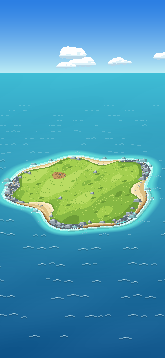
#> input picture island/pixel/backgrounds/home-1.png, 165 x 358 px; its folder holds 4 pictures in this run
$ python zones.py
#> lines starting #> are read from the running program, lines starting #| are printed output that depends on the picture
### island/pixel/ocean.py
#!/usr/bin/env python3
"""
Home background as pixel art: sky, clouds, sea, island, beach, shallows, foam.

Third pass. After Jannis' feedback the sea was rebuilt (smooth gradient instead
of colour bands, waves as shapes in loose groups, cumulus clouds), and the
island got what it was missing:
- a visible edge at the front, so the land has thickness instead of looking like
  a sticker,
- a meadow with large patches and fine speckle instead of one flat green,
- rocks on the grass, pebbles and driftwood on the beach, rocks in the shallows,
- a ragged grass-to-sand line instead of a clean curve.

The island keeps the plants' rules (island/SPRITES.md): 2:1 isometric, 16 art
pixels per metre, light from the top left, hard pixel edges, whole-number
scaling only.

Usage, from the repo root:
    python3 island/pixel/ocean.py island/pixel [stage...]
Writes island/pixel/backgrounds/home-<stage>.png (1x) and previews at 6x, with
and without plants.
"""

import json
import math
import os
import sys

from PIL import Image

# The picture is always 1320 x 2868 device pixels on the phone. A bigger island
# is drawn on a bigger art canvas and scaled up less, so objects keep their pixel
# size and the sea looks further away — the camera steps of WACHSTUM.md §15.2.
DEVICE_W, DEVICE_H = 1320, 2868
# One metre along a ground axis is 8 px right and 4 px down, so in the un-squashed
# circle the island radius counts sqrt(8² + 8²) = 11.31 px per metre. (The 16 px per
# metre in SPRITES.md are the width of the tile diamond, not the axis step.)
PX_PER_M = math.sqrt(128)
W, H = 220, 478  # set per stage in build()
HORIZON = round(H * 0.205)

# --- colours ----------------------------------------------------------------
# Lagoon palette: turquoise at the horizon, deep blue in front, and a bright
# ring of water around the island. Chosen to sit next to the plant greens
# rather than to be true to nature.
SKY_TOP = (44, 127, 227)
SKY_HORIZON = (189, 237, 245)
SEA_TOP = (63, 190, 214)      # turquoise haze at the horizon
SEA_BOTTOM = (18, 86, 140)    # deep blue closest to the viewer
LAGOON = (86, 206, 214)       # the water lights up around the island
FOAM_WHITE = (226, 252, 255)

CLOUD_LIGHT = (253, 254, 255)
CLOUD_MID = (220, 242, 250)
CLOUD_SHADE = (183, 214, 232)

SHALLOW_LIGHT = (167, 246, 236)
SHALLOW = (94, 216, 216)
FOAM = (226, 252, 255)
SAND = (243, 224, 174)
SAND_LIGHT = (250, 237, 200)
SAND_WET = (220, 192, 132)
EARTH = (199, 156, 98)        # the side of the island at the front
EARTH_DARK = (156, 117, 70)
GRASS = (163, 207, 79)
GRASS_LIGHT = (185, 220, 99)
GRASS_DARK = (134, 184, 67)
GRASS_DEEP = (109, 156, 55)
COAST = (111, 158, 55)
STONE_LIGHT = (195, 207, 214)  # cool grey, so the rocks belong to the water
STONE = (148, 163, 173)
STONE_DARK = (95, 110, 121)
DRIFTWOOD = (156, 117, 79)

# `seed` shapes the coastline. 23 is variant B, picked by Jannis on 2026-09-14:
# two separate beaches, rock everywhere else. Every stage uses it, so this is one
# island that grows, not five different ones.
#
# `rx` is the island radius in art pixels (16 px = 1 m), `d` the zoom the phone
# uses. Land area grows by about half per step. Stage 5 (24 m across, ~450 m²)
# holds the whole catalogue: the ten buildings at full size need ~77 m², the
# plants ~20 m², the roadmap objects ~13 m², and with paths and clearance that is
# roughly 200 m² of the ~290 m² of grass it has.
# The island always covers the same share of the screen: rx * d is constant
# (2 * rx * d = 1104 of 1320 device pixels, about 84 %). Growth shows in the
# camera: the further it steps back, the smaller the objects and the more room
# the island has. Stage 2 is the island Jannis approved.
STAGES = {
    1: {"d": 8, "rx": 69.0, "seed": 23},   # 12.2 m across, ~117 m² of land
    2: {"d": 6, "rx": 92.0, "seed": 23},   # 16.3 m, ~208 m²
    3: {"d": 5, "rx": 110.4, "seed": 23},  # 19.5 m, ~299 m²
    4: {"d": 4, "rx": 138.0, "seed": 23},  # 24.4 m, ~467 m²
    5: {"d": 3, "rx": 184.0, "seed": 23},  # 32.5 m, ~831 m²: holds the catalogue
}
# Beach and shallows grow with the island, so the coast keeps its proportions.
# 2026-09-14: 4.2 -> 5.2. The sand was only 0.5 to 1.7 m wide, and the beach
# objects (island/pixel/beach.py) did not fit on it without standing half in the
# grass. Widening the band is the cheaper fix than shrinking every sprite again.
# Changing this regenerates every island picture: run ocean.py --sizes, copy the
# upscaled results to assets/home/pixel-island-N.png, then zones.py and layout.py.
BEACH_AT_92 = 5.2
SHALLOW_AT_92 = 11.0


def rnd(*values):
    """Deterministic 0..1 noise, so every run draws the same picture."""
    h = 2166136261
    for value in values:
        h ^= int(value) & 0xFFFFFFFF
        h = (h * 16777619) & 0xFFFFFFFF
    h ^= h >> 13
    h = (h * 0x5BD1E995) & 0xFFFFFFFF
    h ^= h >> 15
    return h / 4294967296


def patches(x, y, seed=0):
    """Slow wobble, for meadow patches and a ragged shoreline. Roughly -1..1."""
    return (
        math.sin(x * 0.13 + y * 0.23 + seed * 1.7) * 0.5
        + math.sin(x * 0.07 - y * 0.13 + seed * 3.1) * 0.35
        + math.sin(x * 0.31 + y * 0.09 + seed * 0.9) * 0.15
    )


def lerp(a, b, t):
    t = max(0.0, min(1.0, t))
    return tuple(round(a[i] + (b[i] - a[i]) * t) for i in range(3))


def tint(color, t):
    """Towards foam white: crests and caps."""
    return lerp(color, FOAM_WHITE, t)


def shade(color, f):
    return tuple(max(0, min(255, round(c * f))) for c in color)


def sky_color(y):
    return lerp(SKY_TOP, SKY_HORIZON, (y / HORIZON) ** 1.35)


ISLAND_FOR_WATER = None  # set in build(), so the lagoon knows where the island is
SEA_SEED = 0  # set in build(): every stage gets its own waves and clouds
SWELL_PHASE = 0.0


# [13 lines left out: function sea_color, not called in this run]


# ---------------------------------------------------------------------------
# Island
# ---------------------------------------------------------------------------


class Island:
    """Organic 2:1 blob with wide bays at the front and a thin rim elsewhere."""

    def __init__(self, cx, cy, rx, beach, shallow, seed=0):
        self.cx, self.cy, self.rx, self.beach, self.shallow = cx, cy, rx, beach, shallow
        self.seed = seed
        self.phase = [rnd(seed, k) * 2 * math.pi for k in range(5)]
        self.amp = (
            0.09 + 0.07 * rnd(seed, 10),
            0.04 + 0.05 * rnd(seed, 11),
            0.02 + 0.03 * rnd(seed, 12),
        )
        # the widest bay gets a sand bar running into the water
        self.spit_angle, widest = 0.0, 0.0
        for step in range(160):
            a = step / 160 * 2 * math.pi
            bay = max(0.0, self.bend(a))
            if bay > widest:
                self.spit_angle, widest = a, bay

    def polar(self, x, y):
        u = x - self.cx
        v = (y - self.cy) * 2.0
        return math.hypot(u, v), math.atan2(v, u)

    def radius(self, angle):
        return self.rx * (
            1.0
            + self.amp[0] * math.sin(3 * angle + self.phase[0])
            + self.amp[1] * math.sin(5 * angle + self.phase[1])
            + self.amp[2] * math.sin(7 * angle + self.phase[2])
        )

    def bend(self, angle, step=0.16):
        """Curvature of the coast: positive inside a bay, negative on a headland."""
        middle = self.radius(angle)
        return (self.radius(angle - step) + self.radius(angle + step) - 2 * middle) / (
            self.rx * step * step
        )

    def bend_smooth(self, angle):
        """Curvature averaged along the shore, so the sand never jumps in width."""
        return sum(self.bend(angle + offset) for offset in (-0.3, -0.15, 0.0, 0.15, 0.3)) / 5

    # [11 lines left out: function coast, not called in this run]

    def sand_reach(self, x, y, angle):
        """Sand bar running out of the widest bay into the shallows."""
        delta = abs((angle - self.spit_angle + math.pi) % (2 * math.pi) - math.pi)
        if delta > 0.28:
            return 0.0
        taper = (1.0 - delta / 0.28) ** 1.6
        return (1.0 + self.beach * 0.9) * taper * (1.0 + 0.35 * patches(x * 0.9, y * 1.8, 5))

    # [4 lines left out: function beach_width, not called in this run]

    def side_height(self, angle):
        """Thickness of the land, visible on the side facing the viewer."""
        front = math.sin(angle)
        return 3.8 * max(0.0, front) ** 0.45 if front > -0.05 else 0.0

    # [624 lines left out: functions zone, draw_sky, draw_cloud, draw_clouds, draw_sea, wave_rows and 13 more, not called in this run]


# [25 lines that do not run on import are left out]

### island/pixel/zones.py
#!/usr/bin/env python3
"""
Write the zone map of every island stage to island/pixel/zones.json.

The app needs to know where an object may stand. This reads the finished
background of each stage and decides, for every half-metre sub-cell, whether it
is grass, beach, rock, shallow water or open sea — by counting the colours of
the 16 pixels that make up the cell's diamond and taking the majority.

Two sources are compared so mistakes cannot slip through quietly:
1. the colours in the picture (what the player sees), and
2. the geometry the picture was drawn from (ocean.py's island functions).
Their agreement, plus a few sanity checks, is written into the file.

Usage, from the repo root:
    python3 island/pixel/zones.py
"""

import json
import math
import os
import sys
from collections import Counter, deque

from PIL import Image

HERE = os.path.dirname(os.path.abspath(__file__))
sys.path.insert(0, HERE)
import ocean  # noqa: E402

OUT_PATH = os.path.join(HERE, "zones.json")
GENERATED = "2026-09-14"

GRASS_COLORS = {ocean.GRASS, ocean.GRASS_LIGHT, ocean.GRASS_DARK, ocean.GRASS_DEEP, ocean.COAST}
SAND_COLORS = {ocean.SAND, ocean.SAND_LIGHT, ocean.SAND_WET}
STONE_COLORS = {ocean.STONE, ocean.STONE_LIGHT, ocean.STONE_DARK, ocean.DRIFTWOOD}
EARTH_COLORS = {ocean.EARTH, ocean.EARTH_DARK}
SHALLOW_COLORS = {ocean.SHALLOW, ocean.SHALLOW_LIGHT, ocean.FOAM, ocean.FOAM_WHITE}

LEGEND = {
    "G": "grass: plants, buildings, everything that stands on land",
    "B": "beach: sand, for the beach objects",
    "R": "rock: gravel coast, boulder or the earth edge of the island — blocked",
    "S": "shallow: the bright water ring, for boats, buoys, kayaks, water rocks",
    "D": "deep: open sea next to the island, for dolphins and big boats",
    ".": "outside the map, do not place anything",
}


def pixel_kind(color):
    if color in GRASS_COLORS:
        return "grass"
    if color in SAND_COLORS:
        return "beach"
    if color in STONE_COLORS:
        return "rock"
    if color in EARTH_COLORS:
        return "earth"
    if color in SHALLOW_COLORS:
        return "shallow"
    return "water"


def cell_pixels(image, centre_x, centre_y):
    """The 16 pixels of one sub-cell diamond (8 x 4)."""
    kinds = Counter()
    for dy in range(-2, 3):
        for dx in range(-4, 5):
            if abs(dx) / 4.0 + abs(dy) / 2.0 > 1.0:
                continue
            x = centre_x + dx
            y = centre_y + dy
            if 0 <= x < image.width and 0 <= y < image.height:
                kinds[pixel_kind(image.getpixel((x, y)))] += 1
    return kinds


def classify_cell(kinds, inside_land):
    """Majority of the cell decides. Bare earth counts as ground inside the island."""
    if not kinds:
        return "."
    land = kinds["grass"] + kinds["beach"] + kinds["rock"] + kinds["earth"]
    water = kinds["shallow"] + kinds["water"]
    if land >= water:
        if kinds["rock"] >= 0.4 * land:
            return "R"
        if kinds["earth"] >= 0.4 * land:
            return "G" if inside_land else "R"
        if kinds["beach"] > kinds["grass"]:
            return "B"
        if kinds["grass"] > 0:
            return "G"
        return "R"
    if kinds["shallow"] >= 0.3 * water:
        return "S"
    return "D"


def build_stage(stage):
#> called with stage = 1
    spec = ocean.STAGES[stage]
    zoom = spec["d"]
    width = ocean.DEVICE_W // zoom
    height = round(ocean.DEVICE_H / zoom)
    origin_x, origin_y = width / 2, round(height * 0.53)
    image = Image.open(os.path.join(HERE, "backgrounds", f"home-{stage}.png")).convert("RGB")
    island = ocean.Island(
        origin_x, origin_y, spec["rx"], ocean.BEACH_AT_92 * spec["rx"] / 92.0,
        ocean.SHALLOW_AT_92 * spec["rx"] / 92.0, spec["seed"],
    )

    reach = int(spec["rx"] / 4) + 26  # far enough for the shallows and the open water
    cells = {}
    geometry_land = {}
    for i in range(-reach, reach + 1):
        for j in range(-reach, reach + 1):
            centre_x = round(origin_x + 4 * (i - j))
            centre_y = round(origin_y - 2 * (i + j)) - 2
            if not (0 <= centre_x < image.width and 0 <= centre_y < image.height):
                continue
            distance, angle = island.polar(centre_x, centre_y)
            land_end = island.radius(angle) + max(
                island.side_height(angle), island.sand_reach(centre_x, centre_y, angle)
            )
            inside_land = distance < land_end
            zone = classify_cell(cell_pixels(image, centre_x, centre_y), inside_land)
            # only keep water close enough to matter for placement
            if zone in ("S", "D") and distance > land_end + island.shallow * 8.0:
                continue
            if zone == ".":
                continue
            cells[(i, j)] = zone
            geometry_land[(i, j)] = inside_land
#> this loop made 87 passes

    i_values = [i for i, _ in cells]
    j_values = [j for _, j in cells]
    i_min, i_max = min(i_values), max(i_values)
    j_min, j_max = min(j_values), max(j_values)
    rows = [
        "".join(cells.get((i, j), ".") for j in range(j_min, j_max + 1))
        for i in range(i_min, i_max + 1)
    ]

    counts = Counter(cells.values())
    checks = run_checks(cells, geometry_land, island, spec)
    return {
        "stage": stage,
        "background": f"assets/home/pixel-island-{stage}.png",
        "artwork": f"island/pixel/backgrounds/home-{stage}.png",
        "artSize": {"w": width, "h": height},
        "zoom": zoom,
        "originPx": {"x": origin_x, "y": origin_y},
        "island": {
            "radiusPx": spec["rx"],
            "widthMetres": round(2 * spec["rx"] / ocean.PX_PER_M, 2),
            "seed": spec["seed"],
        },
        "bounds": {"iMin": i_min, "iMax": i_max, "jMin": j_min, "jMax": j_max},
        "counts": {key: counts.get(key, 0) for key in "GBRSD"},
        "areaM2": {
            "grass": round(counts.get("G", 0) * 0.25, 1),
            "beach": round(counts.get("B", 0) * 0.25, 1),
            "rock": round(counts.get("R", 0) * 0.25, 1),
            "shallow": round(counts.get("S", 0) * 0.25, 1),
        },
        "checks": checks,
        "rows": rows,
    }


def run_checks(cells, geometry_land, island, spec):
    """Everything that must hold; a false here means the map is unusable."""
    land_zones = {"G", "B", "R"}
    agree = sum(
        1 for cell, zone in cells.items() if (zone in land_zones) == geometry_land[cell]
    )
    # grass should be one connected meadow, not scattered islands
    grass = {cell for cell, zone in cells.items() if zone == "G"}
    biggest, stray = 0, 0
    seen = set()
    for start in grass:
        if start in seen:
            continue
        queue, size = deque([start]), 0
        seen.add(start)
        while queue:
            i, j = queue.popleft()
            size += 1
            for neighbour in ((i + 1, j), (i - 1, j), (i, j + 1), (i, j - 1)):
                if neighbour in grass and neighbour not in seen:
                    seen.add(neighbour)
                    queue.append(neighbour)
        biggest = max(biggest, size)
        if size < 4:
            stray += size
#> this loop made 389 passes
#> start on passes 1 to 3: (8, 0), (0, -4), (-8, -8)
    # every stretch of sand must reach the water somewhere; a wide beach may be
    # several cells deep, so it is the patch that has to touch water, not the cell
    beach = {cell for cell, zone in cells.items() if zone == "B"}
    landlocked_beach = 0
    seen_beach = set()
    coast_cells = 0
    for start in beach:
        if start in seen_beach:
            continue
        queue, patch = deque([start]), []
        seen_beach.add(start)
        while queue:
            i, j = queue.popleft()
            patch.append((i, j))
            for neighbour in ((i + 1, j), (i - 1, j), (i, j + 1), (i, j - 1)):
                if neighbour in beach and neighbour not in seen_beach:
                    seen_beach.add(neighbour)
                    queue.append(neighbour)
        touches = any(
            cells.get((i + di, j + dj)) in ("S", "D")
            for i, j in patch
            for di, dj in ((1, 0), (-1, 0), (0, 1), (0, -1))
        )
        if not touches:
            landlocked_beach += len(patch)
#> this loop made 44 passes
#> start on passes 1 to 12: (-11, 2), (-1, 11), (-10, 1), (5, -8), (3, 10), (8, -6), (9, 5), (8, 6), (-9, 2), (7, -8), (6, -10), (10, 3)
    for (i, j), zone in cells.items():
        if zone in ("G", "B") and any(
            cells.get((i + di, j + dj)) in ("S", "D")
            for di, dj in ((1, 0), (-1, 0), (0, 1), (0, -1))
        ):
            coast_cells += 1
#> this loop made 1313 passes
#> (i, j) on passes 1 to 3: (-24, -8), (-23, -12), (-23, -11)
    # no land may sit far outside the island outline
    outside = 0
    for (i, j), zone in cells.items():
        if zone not in land_zones:
            continue
        if not geometry_land[(i, j)]:
            distance, angle = island.polar(
                island.cx + 4 * (i - j), island.cy - 2 * (i + j) - 2
            )
            if distance > island.radius(angle) * 1.1:
                outside += 1
    return {
        "cells": len(cells),
        "geometryAgreement": round(agree / max(1, len(cells)), 4),
        "grassCells": len(grass),
        "largestGrassPatch": biggest,
        "strayGrassCells": stray,
        "landlockedBeachCells": landlocked_beach,
        "coastCells": coast_cells,
        "landCellsOutsideOutline": outside,
    }


def main():
    stages = [build_stage(stage) for stage in sorted(ocean.STAGES)]
#> call 2 of build_stage, with stage = 2
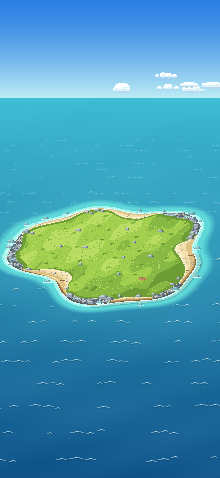
#> input picture island/pixel/backgrounds/home-2.png, 220 x 478 px
#> the loop in run_checks (call 2), `for start in grass:` made 711 passes
#> start on passes 1 to 3: (-3, -15), (-12, 4), (0, -13)
#> the loop in run_checks (call 2), `for start in beach:` made 72 passes
#> start on passes 1 to 12: (5, -14), (9, -10), (8, -12), (12, 7), (-14, -3), (8, -9), (-14, 0), (10, -9), (11, -7), (-14, 3), (-7, -16), (13, -7)
#> the loop in run_checks (call 2), `for (i, j), zone in cells.items():` made 2338 passes
#> (i, j) on passes 1 to 3: (-31, -15), (-31, -14), (-31, -13)
#> call 3 of build_stage, with stage = 3
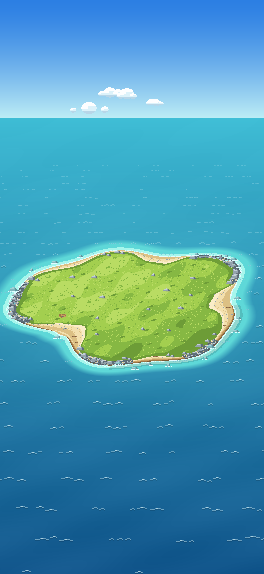
#> input picture island/pixel/backgrounds/home-3.png, 264 x 574 px
#> call 4 of build_stage, with stage = 4
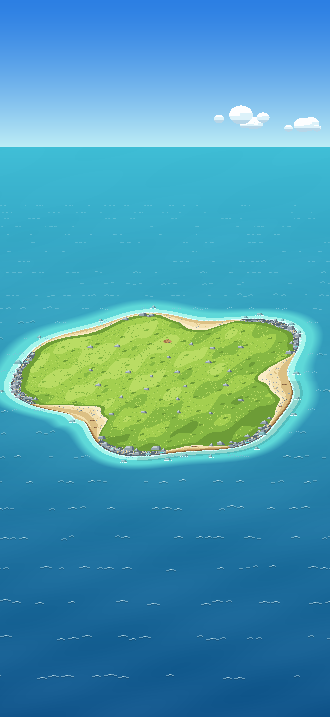
#> input picture island/pixel/backgrounds/home-4.png, 330 x 717 px
    data = {
        "version": 1,
        "generated": GENERATED,
        "generator": "island/pixel/zones.py",
        "about": (
            "Zone map of the island backgrounds. One character per half-metre sub-cell, "
            "read from the finished picture by colour majority and cross-checked against "
            "the geometry it was drawn from."
        ),
        "legend": LEGEND,
        "grid": {
            "cellMetres": 0.5,
            "cellAreaM2": 0.25,
            "cellDiamondPx": {"w": 8, "h": 4},
            "artPixelsPerMetreDiagonal": 16,
            "artPixelsPerMetreAxis": round(ocean.PX_PER_M, 3),
            "cellCentrePx": "x = originPx.x + 4 * (i - j), y = originPx.y - 2 * (i + j) - 2",
            "rows": (
                "rows[n] is the line i = bounds.iMin + n; character m in it is "
                "j = bounds.jMin + m"
            ),
            "axes": "i runs to the upper right, j to the upper left, both in 0.5 m steps",
            "depthSort": "draw order for objects: larger (i + j) is in front",
            "coastRule": (
                "a land cell (G or B) with an S or D neighbour is coast — needed for "
                "boathouse, lighthouse and dock"
            ),
            "strayGrass": (
                "patches of fewer than four G cells are single blades between rocks; "
                "skip them when placing"
            ),
        },
        "stages": stages,
    }
    with open(OUT_PATH, "w", encoding="utf-8") as handle:
        json.dump(data, handle, indent=2, ensure_ascii=False)
        handle.write("\n")

    print(f"{OUT_PATH} written")
    for entry in stages:
        checks = entry["checks"]
        print(
            f"  Stufe {entry['stage']}: {checks['cells']:5d} Zellen  "
            f"G {entry['counts']['G']:4d}  B {entry['counts']['B']:3d}  R {entry['counts']['R']:3d}  "
            f"S {entry['counts']['S']:4d}  D {entry['counts']['D']:4d}  "
            f"Geometrie {checks['geometryAgreement'] * 100:.1f} %  "
            f"Streugras {checks['strayGrassCells']}  "
            f"Strand ohne Wasseranschluss {checks['landlockedBeachCells']}  "
            f"Küstenzellen {checks['coastCells']}  "
            f"Land außerhalb {checks['landCellsOutsideOutline']}"
        )


if __name__ == "__main__":
#> (the run stopped early here; a loop or call above may not have finished)
